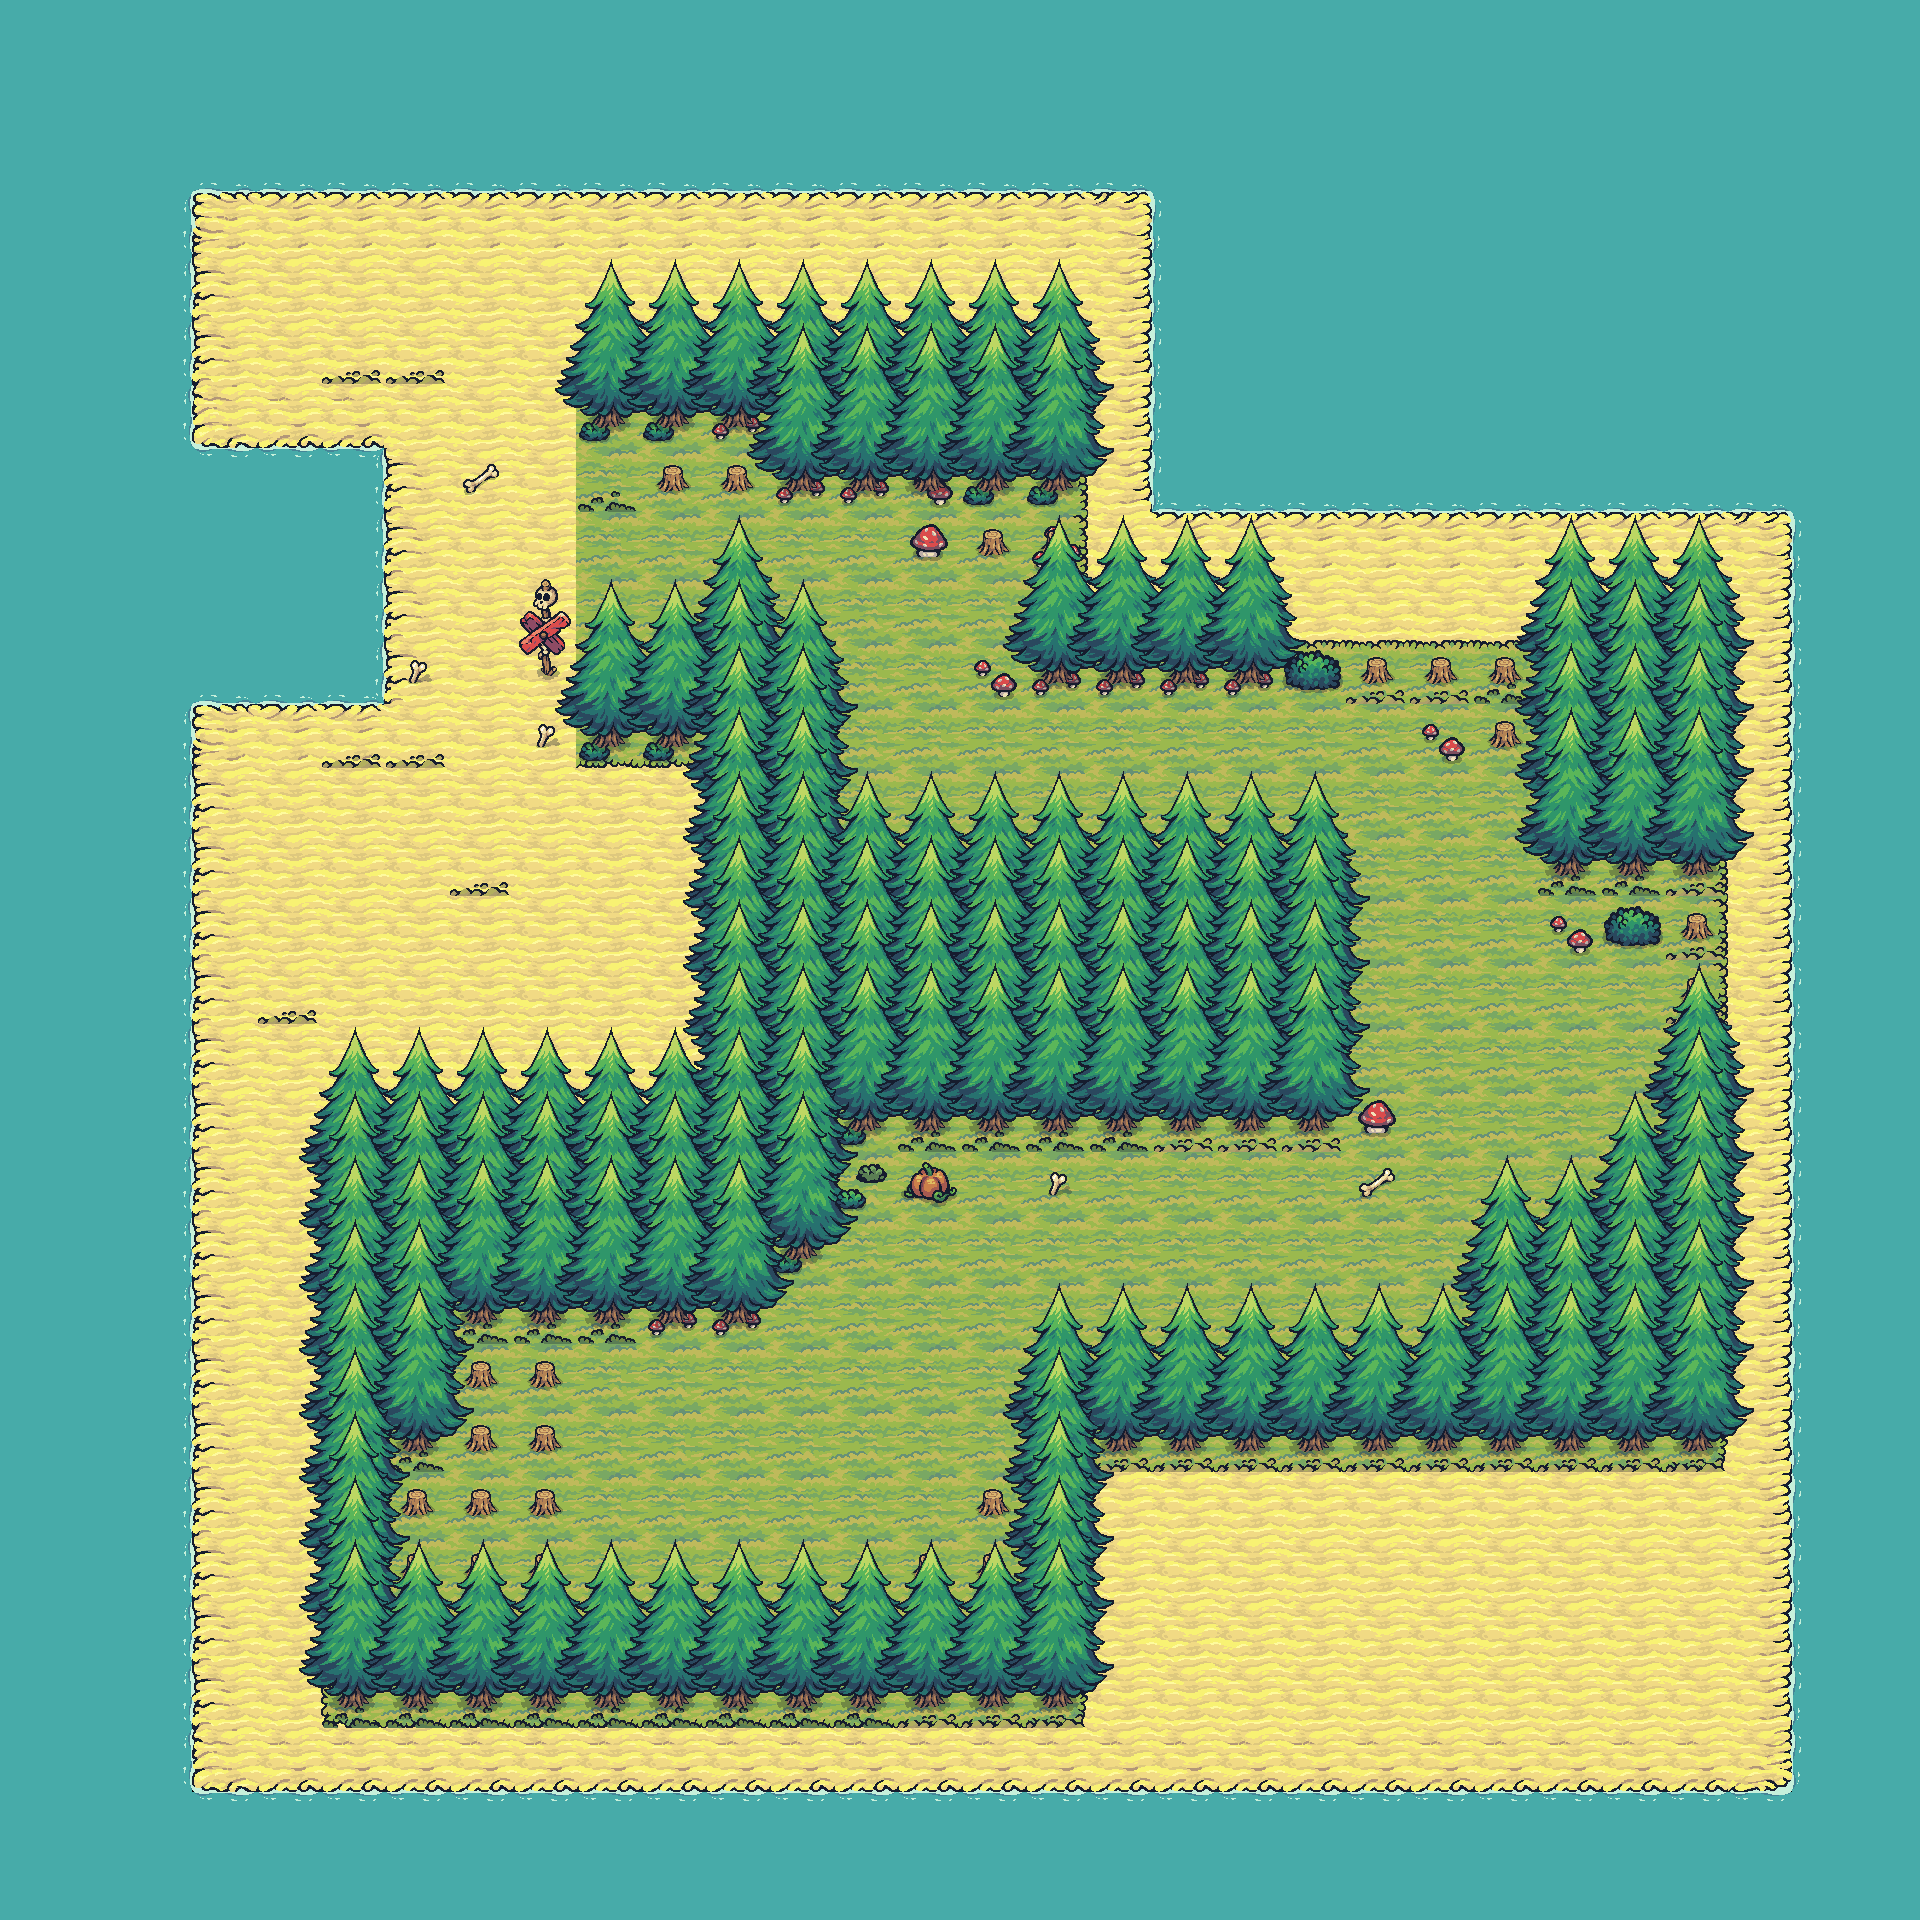

A 2D game scene composited from a Tiled map and its tileset images. What follows is a short description and the map's XML, with each tile layer's data collapsed to a summary:
An orthogonal 30x30 tile map with 64x64 px tiles, 7 tile layers (water, water_a, sand, ground, ...), 2 tilesets.

<map version="1.10" tiledversion="1.11.2" orientation="orthogonal" renderorder="right-down" width="30" height="30" tilewidth="64" tileheight="64" infinite="0" nextlayerid="14" nextobjectid="1">
 <tileset firstgid="1" source="tinyswords64x64.tsx" />
 <tileset firstgid="61" source="tinyswords192x192.tsx" />
 <layer id="6" name="water" width="30" height="30">
  <data>[900 cells, 338 non-empty, 1 distinct tile ids]</data>
 </layer>
 <layer id="9" name="water_a" width="30" height="30">
  <data>[900 cells, 100 non-empty, 1 distinct tile ids]</data>
 </layer>
 <layer id="7" name="sand" width="30" height="30">
  <data>[900 cells, 563 non-empty, 9 distinct tile ids]</data>
 </layer>
 <layer id="11" name="ground" width="30" height="30">
  <data>[900 cells, 322 non-empty, 9 distinct tile ids]</data>
 </layer>
 <layer id="13" name="boundaries_layer" width="30" height="30">
  <data>[900 cells, 131 non-empty, 6 distinct tile ids]</data>
 </layer>
 <layer id="8" name="trees" width="30" height="30">
  <data>[900 cells, 169 non-empty, 2 distinct tile ids]</data>
 </layer>
 <layer id="5" name="ground_stuff" width="30" height="30">
  <data>[900 cells, 22 non-empty, 11 distinct tile ids]</data>
 </layer>
</map>
